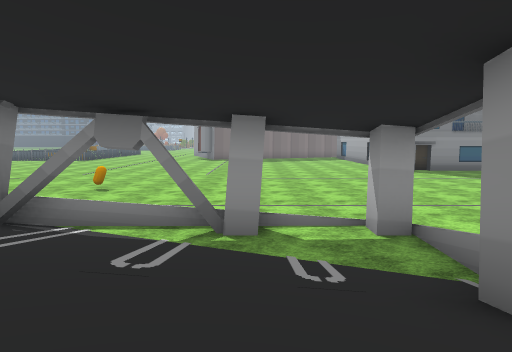
View 1 (above)

17 first-person views from a walk through a 3-D level made in the Unity game engine. The camera is 1.2 m above the floor, tilts 6° down and sees 75° across. The floor is counted in squares, 2 m on a side. Each view is taken from the middle of a square. On the plan, view 1 faces up. The plan holds only what a view shows up to about 10 squares ahead; the rest is blank. The place goes on beyond the plan. The terrain is drawn as flat ground. The player is left out. Some animated figures are not drawn. Some surface patterns are stand-ins.

View 2
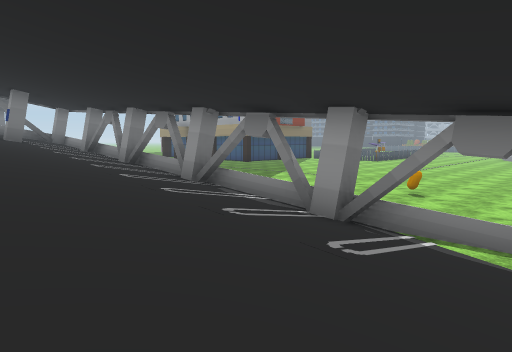

View 3
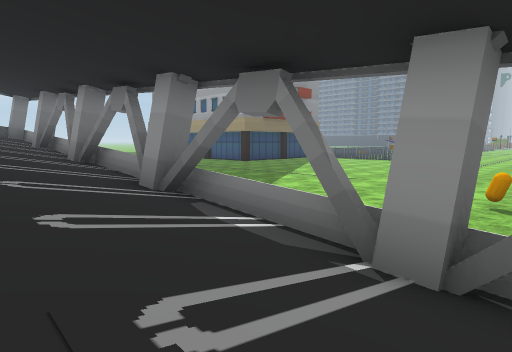

View 4
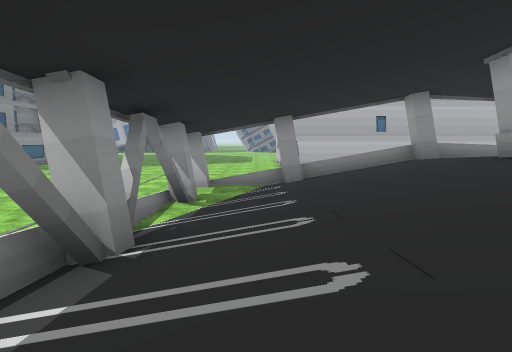

View 5
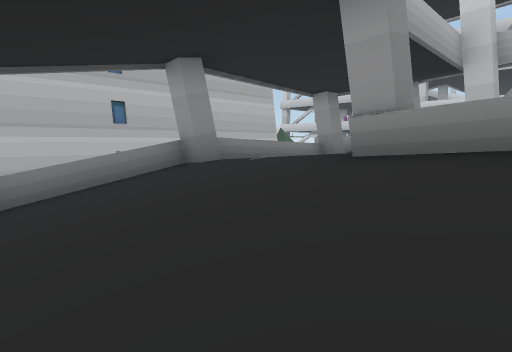

View 6
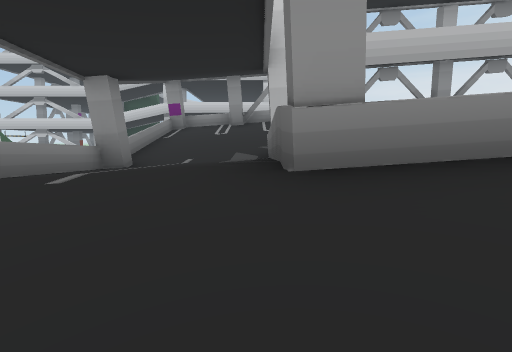

View 7
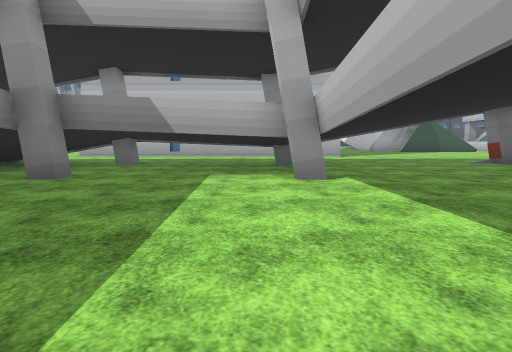

View 8
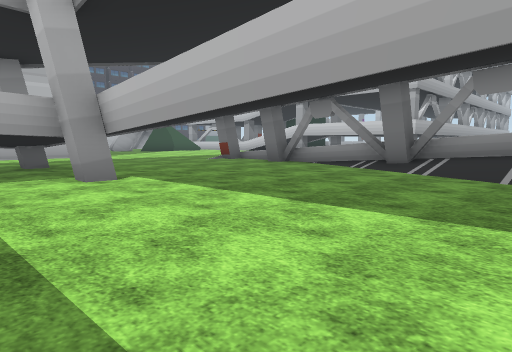

View 9
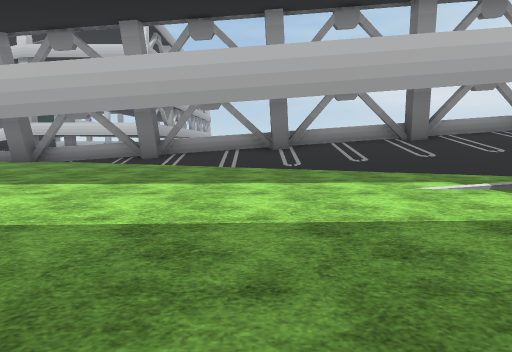

View 10
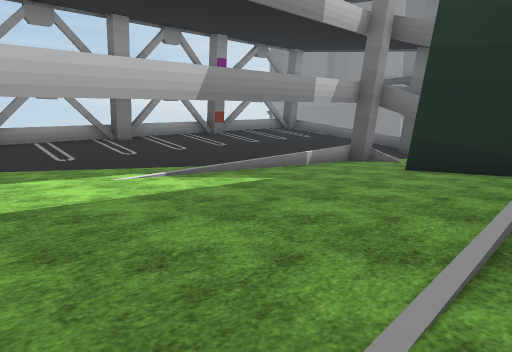

View 11
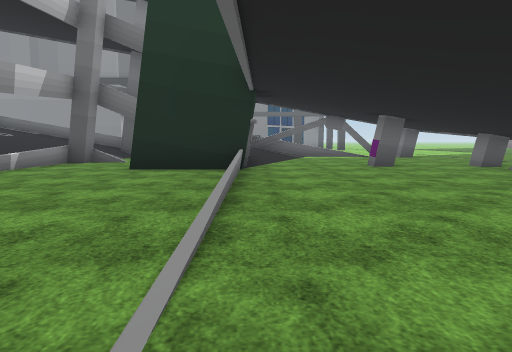

View 12
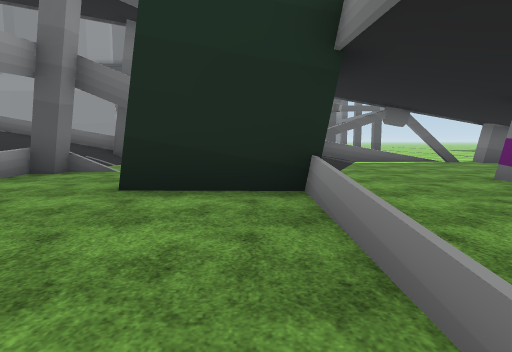

View 13
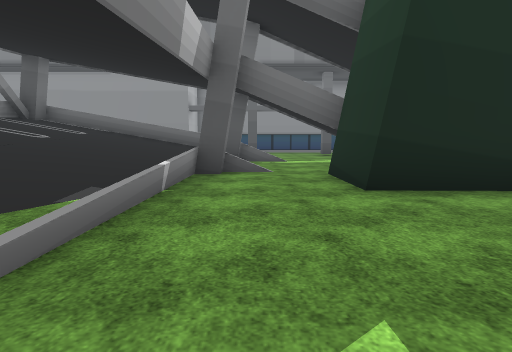

View 14
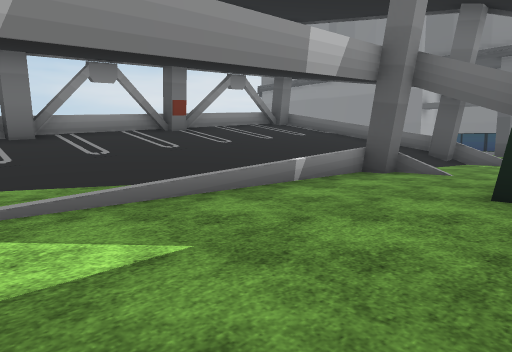

View 15
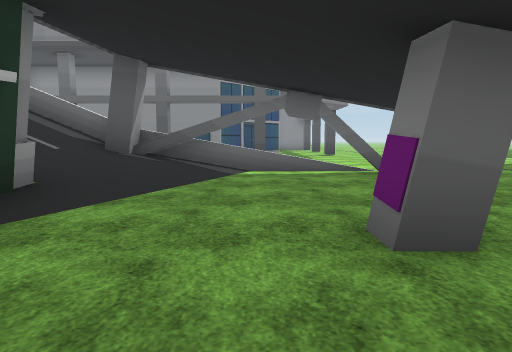

View 16
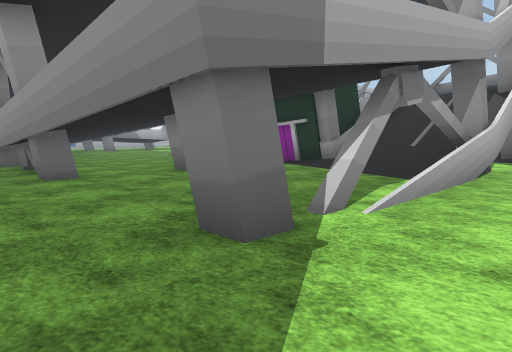

View 17
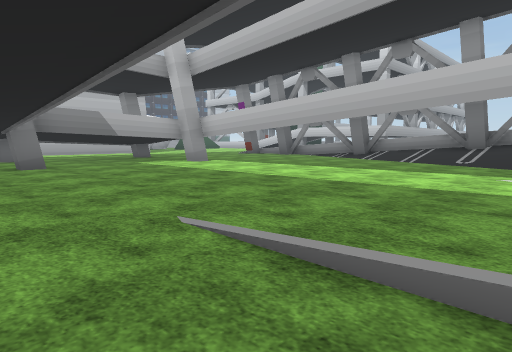

### Floor plan
Key: @ floor where view 1 was taken; # wall or solid block; x gap in a wall; . main floor; : floor 1.25 m higher than the main floor; + floor 1.5 m higher than the main floor; * floor 1.75 m higher than the main floor; / step, stairs or slope; = window, fence, low wall or low ledge; v drop or lower ground; O other object.
Columns run from 23 left of view 1 to 6 right of it. Each row starts with its distance up from view 1.
 11                .. ....
 10               ............. ..
  9               ................
  8               .....O..........
  7                  ............
  6   ......            ........
  5   ..####xxvxxxv#xv=xx=///#..
  4 ........//////////////##./.
  3 ....#..... //////////////=
  2   ......#....////////////#
  1    =........... /////////x   #
  0    #//............/////@/x.  #
 -1    =///###==........##///x.  #
 -2    #///###...........#=*+=.  #
 -3    #///###............=*+=.
 -4    /..................=++=.
 -5    #..................=+:=.
 -6    #// #=#..........###//#..
 -7    =//////............ //x..
 -8    =/////////............#.
 -9    =///////////............
-10    =//////////////.........
-11        ###/###///////......
-12          .=. #=##==##=##

Positions as (right, up) in squares from view 1, and headings:
1: (0, 0), facing up
2: (-1, 0), facing up-left
3: (-3, 2), facing up-left
4: (-7, 3), facing right
5: (-3, 2), facing down-right
6: (-1, 1), facing down
7: (-7, -5), facing right
8: (-7, -4), facing down-right
9: (-7, -2), facing down
10: (-7, -1), facing down-left
11: (-7, -1), facing left
12: (-10, -2), facing left
13: (-10, -5), facing left
14: (-10, -3), facing down-left
15: (-13, 1), facing left
16: (-21, 6), facing down-right
17: (-10, 0), facing down-right
